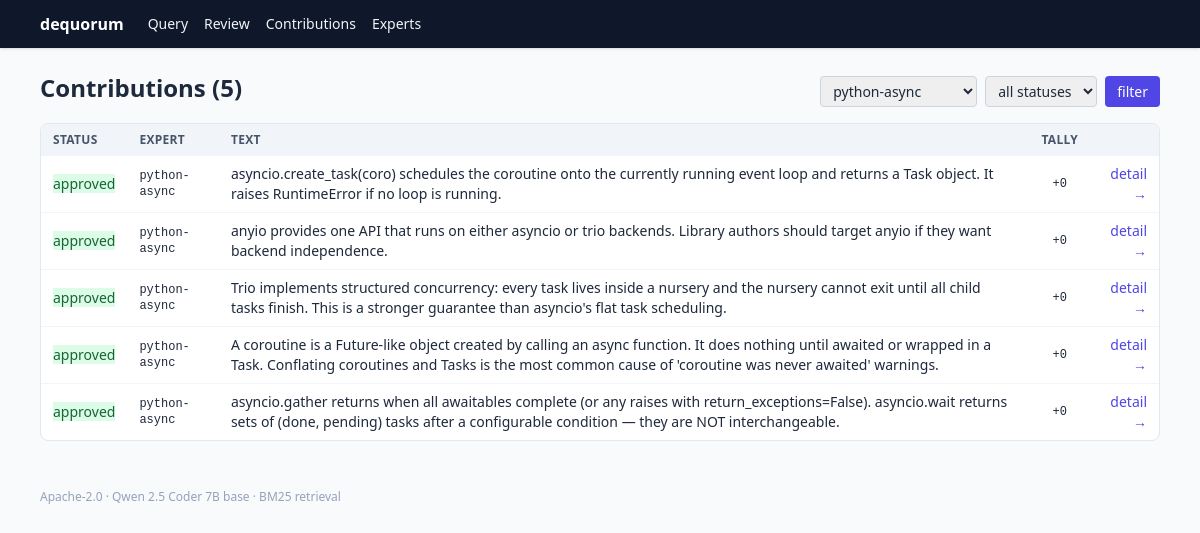
The page /contributions?expert=python-async on the database its author committed.
### tables this page shows
CREATE TABLE contributions (
    contribution_id TEXT PRIMARY KEY,
    expert_id TEXT NOT NULL,
    contributor_id TEXT NOT NULL,
    text TEXT NOT NULL,
    citations_json TEXT NOT NULL,
    sig_node_id TEXT NOT NULL,
    sig_input_hash TEXT NOT NULL,
    sig_output_hash TEXT NOT NULL,
    sig_digest TEXT NOT NULL
, status TEXT NOT NULL DEFAULT 'approved');

### dequorum/web/app.py (the view)
    @app.get("/contributions", response_class=HTMLResponse)
    def contributions_index(
        request: Request,
        expert: str | None = None,
        status: str | None = None,
    ) -> HTMLResponse:
        with _open_store() as store:
            if expert:
                contribs = store.list_for_expert(expert, status=status)
            elif status:
                contribs = store.list_by_status(status)
            else:
                contribs = list(iter(store))
            rows = [
                {
                    "contribution": c,
                    "status": store.get_status(c.contribution_id),
                    "tally": store.vote_tally(c.contribution_id),
                }
                for c in contribs
            ]
        return templates.TemplateResponse(
            request,
            "contributions.html",
            {
                "rows": rows,
                "experts": registry.all(),
                "filter_expert": expert,
                "filter_status": status,
            },
        )

### dequorum/web/templates/contributions.html (shortened to what this page needs)
{% extends "base.html" %}
{% block content %}
<div class="flex items-baseline justify-between mb-4 gap-4 flex-wrap">
  <h1 class="text-2xl font-bold">Contributions ({{ rows|length }})</h1>
  <form method="get" action="/contributions" class="text-sm flex gap-2">
    <select name="expert" class="border border-slate-300 rounded px-2 py-1">
      {% for e in experts %}
      <option value="{{ e.expert_id }}" {% if filter_expert == e.expert_id %}selected{% endif %}>{{ e.expert_id }}</option>
      {% endfor %}
    </select>
    <select name="status" class="border border-slate-300 rounded px-2 py-1">
      <option value="">all statuses</option>
    </select>
    <button type="submit" class="bg-indigo-600 text-white rounded px-3 py-1 hover:bg-indigo-700">filter</button>
  </form>
</div>
<div class="bg-white border border-slate-200 rounded-lg overflow-hidden">
  <table class="w-full text-sm">
    <thead class="bg-slate-100 text-left text-xs uppercase tracking-wide text-slate-600">
      <tr>
        <th class="px-3 py-2">status</th>
        <th class="px-3 py-2">expert</th>
        <th class="px-3 py-2">text</th>
        <th class="px-3 py-2 text-center">tally</th>
        <th class="px-3 py-2 text-right"></th>
      </tr>
    </thead>
    <tbody class="divide-y divide-slate-100">
      {% for row in rows %}
      <tr class="hover:bg-slate-50">
        <td class="px-3 py-2">
          {% set st = row.status %}
          {% if st == STATUS_APPROVED %}
          <span class="badge bg-green-100 text-green-800">approved</span>
          {% elif st == STATUS_REJECTED %}
          <span class="badge bg-red-100 text-red-800">rejected</span>
          {% else %}
          <span class="badge bg-amber-100 text-amber-800">pending</span>
          {% endif %}
        </td>
        <td class="px-3 py-2 mono text-xs">{{ row.contribution.expert_id }}</td>
        <td class="px-3 py-2">
          <div class="line-clamp-2">{{ row.contribution.text }}</div>
        </td>
        <td class="px-3 py-2 text-center mono text-xs">
          {{ "%+d"|format(row.tally) }}
        </td>
        <td class="px-3 py-2 text-right">
          <a href="/contributions/{{ row.contribution.contribution_id }}" class="text-indigo-600 hover:underline">detail &rarr;</a>
        </td>
      </tr>
      {% else %}
      <tr><td colspan="5" class="px-3 py-6 text-center text-slate-400">no contributions match these filters</td></tr>
      {% endfor %}
    </tbody>
  </table>
</div>
{% endblock %}

### dequorum/web/templates/base.html (style rules this page uses)
.badge { @apply inline-flex items-center px-2 py-0.5 rounded-md text-xs font-medium; }
.mono { font-family: ui-monospace, SFMono-Regular, Menlo, monospace; }

### rows shown on the page
contributions: status "approved", contribution.expert_id "python-async", contribution.text "asyncio.create_task(coro) schedules the coroutine onto the currently running event loop and returns a Task object. It raises RuntimeError if no loop is running.", tally "+0"
contributions: status "approved", contribution.expert_id "python-async", contribution.text "anyio provides one API that runs on either asyncio or trio backends. Library authors should target anyio if they want backend independence.", tally "+0"
contributions: status "approved", contribution.expert_id "python-async", contribution.text "Trio implements structured concurrency: every task lives inside a nursery and the nursery cannot exit until all child tasks finish. This is a stronger guarantee than asyncio's flat task scheduling.", tally "+0"
contributions: status "approved", contribution.expert_id "python-async", contribution.text "A coroutine is a Future-like object created by calling an async function. It does nothing until awaited or wrapped in a Task. Conflating coroutines and Tasks is the most common cause of 'coroutine was never awaited' warnings.", tally "+0"
contributions: status "approved", contribution.expert_id "python-async", contribution.text "asyncio.gather returns when all awaitables complete (or any raises with return_exceptions=False). asyncio.wait returns sets of (done, pending) tasks after a configurable condition — they are NOT interchangeable.", tally "+0"

### other values the page prints
{{ rows|length }} "5"
form field expert "python-async"
